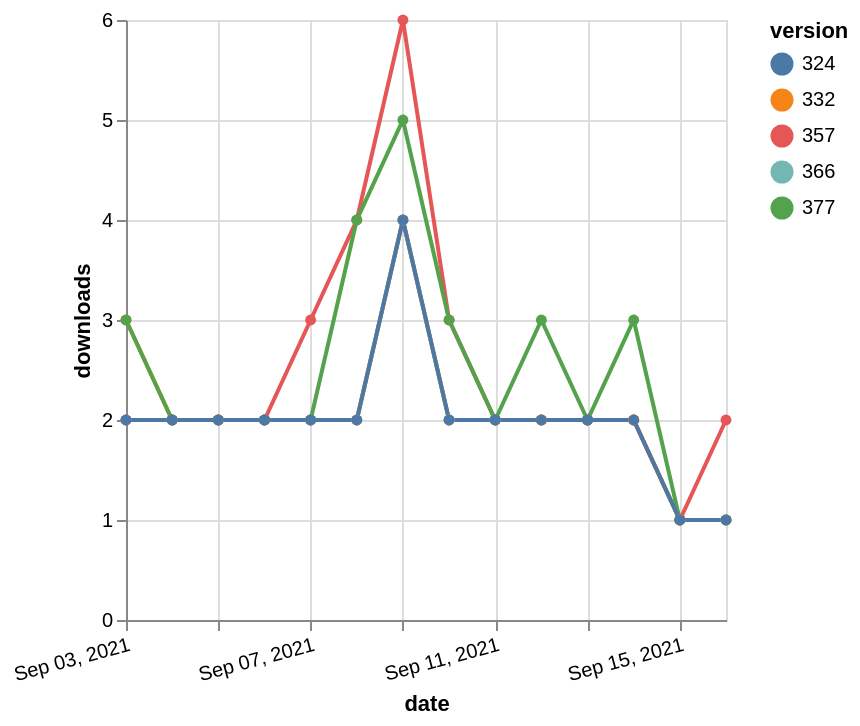

Write the Vega-Lite specification saved for this chart.
### Vega-Lite specification from a JSON file in a GitHub repository (floating-point values rounded to 4 significant figures)
{"$schema": "https://vega.github.io/schema/vega-lite/v5.json", "description": "A simple bar chart with embedded data.", "data": {"values": [{"date": "2021-09-03", "total": 2296, "delta": 2, "version": "366"}, {"date": "2021-09-04", "total": 2298, "delta": 2, "version": "366"}, {"date": "2021-09-05", "total": 2300, "delta": 2, "version": "366"}, {"date": "2021-09-06", "total": 2302, "delta": 2, "version": "366"}, {"date": "2021-09-07", "total": 2304, "delta": 2, "version": "366"}, {"date": "2021-09-08", "total": 2306, "delta": 2, "version": "366"}, {"date": "2021-09-09", "total": 2310, "delta": 4, "version": "366"}, {"date": "2021-09-10", "total": 2312, "delta": 2, "version": "366"}, {"date": "2021-09-11", "total": 2314, "delta": 2, "version": "366"}, {"date": "2021-09-12", "total": 2316, "delta": 2, "version": "366"}, {"date": "2021-09-13", "total": 2318, "delta": 2, "version": "366"}, {"date": "2021-09-14", "total": 2320, "delta": 2, "version": "366"}, {"date": "2021-09-15", "total": 2321, "delta": 1, "version": "366"}, {"date": "2021-09-16", "total": 2322, "delta": 1, "version": "366"}, {"date": "2021-09-03", "total": 2848, "delta": 2, "version": "357"}, {"date": "2021-09-04", "total": 2850, "delta": 2, "version": "357"}, {"date": "2021-09-05", "total": 2852, "delta": 2, "version": "357"}, {"date": "2021-09-06", "total": 2854, "delta": 2, "version": "357"}, {"date": "2021-09-07", "total": 2857, "delta": 3, "version": "357"}, {"date": "2021-09-08", "total": 2861, "delta": 4, "version": "357"}, {"date": "2021-09-09", "total": 2867, "delta": 6, "version": "357"}, {"date": "2021-09-10", "total": 2870, "delta": 3, "version": "357"}, {"date": "2021-09-11", "total": 2872, "delta": 2, "version": "357"}, {"date": "2021-09-12", "total": 2874, "delta": 2, "version": "357"}, {"date": "2021-09-13", "total": 2876, "delta": 2, "version": "357"}, {"date": "2021-09-14", "total": 2878, "delta": 2, "version": "357"}, {"date": "2021-09-15", "total": 2879, "delta": 1, "version": "357"}, {"date": "2021-09-16", "total": 2881, "delta": 2, "version": "357"}, {"date": "2021-09-03", "total": 2787, "delta": 3, "version": "332"}, {"date": "2021-09-04", "total": 2789, "delta": 2, "version": "332"}, {"date": "2021-09-05", "total": 2791, "delta": 2, "version": "332"}, {"date": "2021-09-06", "total": 2793, "delta": 2, "version": "332"}, {"date": "2021-09-07", "total": 2795, "delta": 2, "version": "332"}, {"date": "2021-09-08", "total": 2797, "delta": 2, "version": "332"}, {"date": "2021-09-09", "total": 2801, "delta": 4, "version": "332"}, {"date": "2021-09-10", "total": 2803, "delta": 2, "version": "332"}, {"date": "2021-09-11", "total": 2805, "delta": 2, "version": "332"}, {"date": "2021-09-12", "total": 2807, "delta": 2, "version": "332"}, {"date": "2021-09-13", "total": 2809, "delta": 2, "version": "332"}, {"date": "2021-09-14", "total": 2811, "delta": 2, "version": "332"}, {"date": "2021-09-15", "total": 2812, "delta": 1, "version": "332"}, {"date": "2021-09-16", "total": 2813, "delta": 1, "version": "332"}, {"date": "2021-09-03", "total": 2099, "delta": 3, "version": "377"}, {"date": "2021-09-04", "total": 2101, "delta": 2, "version": "377"}, {"date": "2021-09-05", "total": 2103, "delta": 2, "version": "377"}, {"date": "2021-09-06", "total": 2105, "delta": 2, "version": "377"}, {"date": "2021-09-07", "total": 2107, "delta": 2, "version": "377"}, {"date": "2021-09-08", "total": 2111, "delta": 4, "version": "377"}, {"date": "2021-09-09", "total": 2116, "delta": 5, "version": "377"}, {"date": "2021-09-10", "total": 2119, "delta": 3, "version": "377"}, {"date": "2021-09-11", "total": 2121, "delta": 2, "version": "377"}, {"date": "2021-09-12", "total": 2124, "delta": 3, "version": "377"}, {"date": "2021-09-13", "total": 2126, "delta": 2, "version": "377"}, {"date": "2021-09-14", "total": 2129, "delta": 3, "version": "377"}, {"date": "2021-09-15", "total": 2130, "delta": 1, "version": "377"}, {"date": "2021-09-16", "total": 2131, "delta": 1, "version": "377"}, {"date": "2021-09-03", "total": 2564, "delta": 2, "version": "324"}, {"date": "2021-09-04", "total": 2566, "delta": 2, "version": "324"}, {"date": "2021-09-05", "total": 2568, "delta": 2, "version": "324"}, {"date": "2021-09-06", "total": 2570, "delta": 2, "version": "324"}, {"date": "2021-09-07", "total": 2572, "delta": 2, "version": "324"}, {"date": "2021-09-08", "total": 2574, "delta": 2, "version": "324"}, {"date": "2021-09-09", "total": 2578, "delta": 4, "version": "324"}, {"date": "2021-09-10", "total": 2580, "delta": 2, "version": "324"}, {"date": "2021-09-11", "total": 2582, "delta": 2, "version": "324"}, {"date": "2021-09-12", "total": 2584, "delta": 2, "version": "324"}, {"date": "2021-09-13", "total": 2586, "delta": 2, "version": "324"}, {"date": "2021-09-14", "total": 2588, "delta": 2, "version": "324"}, {"date": "2021-09-15", "total": 2589, "delta": 1, "version": "324"}, {"date": "2021-09-16", "total": 2590, "delta": 1, "version": "324"}]}, "width": "container", "mark": {"type": "line", "point": {"filled": true}}, "encoding": {"x": {"field": "date", "type": "temporal", "timeUnit": "yearmonthdate", "title": "date", "axis": {"labelAngle": -15}}, "y": {"field": "delta", "type": "quantitative", "title": "downloads"}, "color": {"field": "version", "type": "nominal"}, "tooltip": {"field": "delta"}}}
